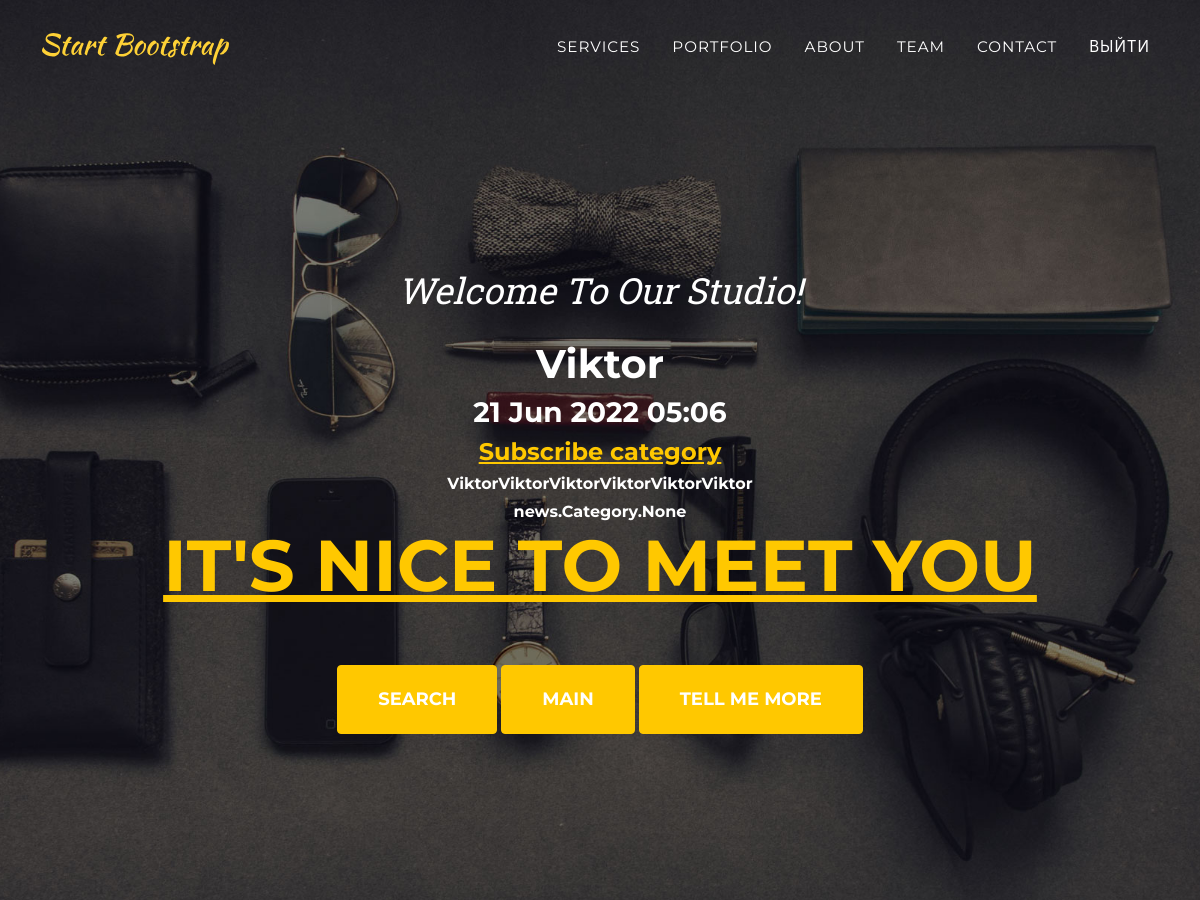
The app's page /news/19 (upper part), older data.
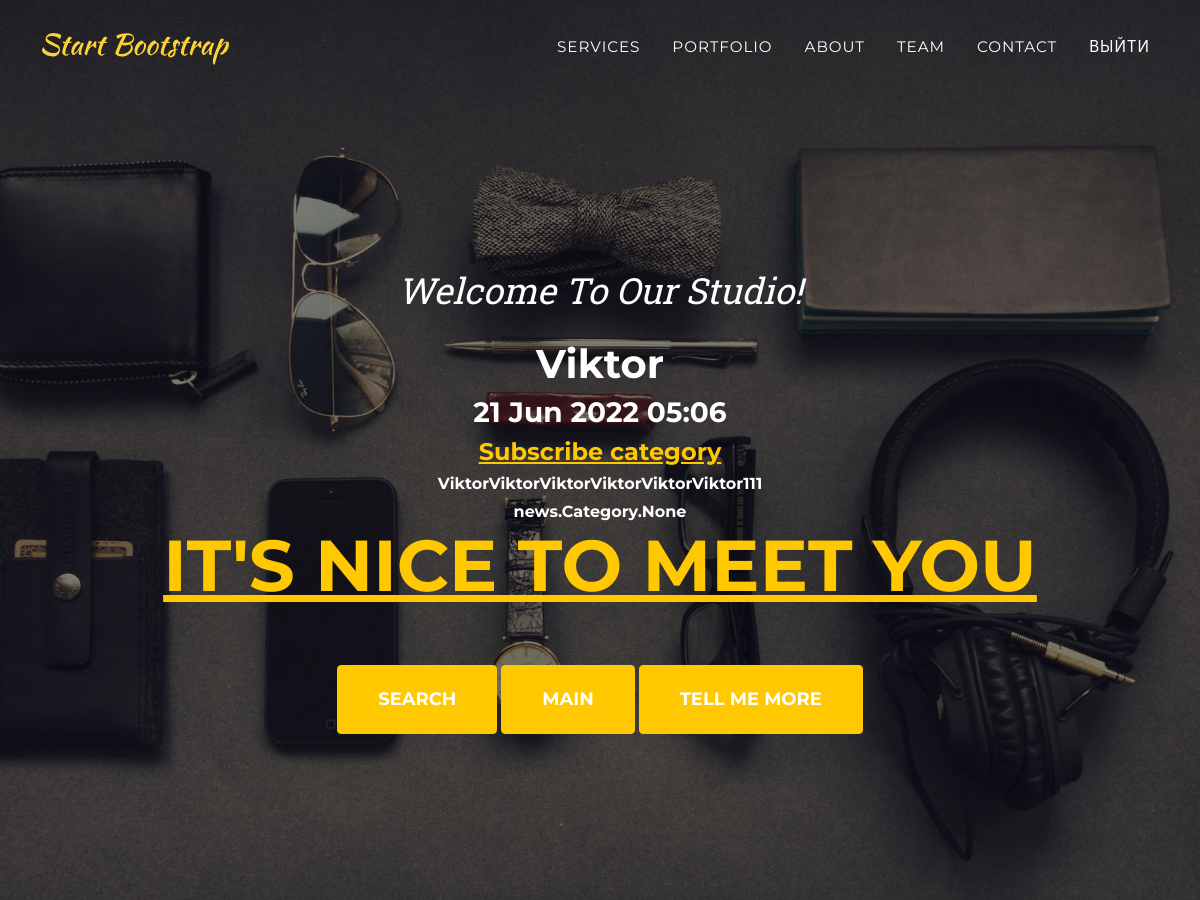
The same page, newer data.
### news/models.py (models this page shows, shortened)
class Post(models.Model):
    author = models.ForeignKey(Author, on_delete=models.CASCADE)
    NEWS = 'NW'
    ARTICLE = 'AR'
    CATEGORY_CHOICES = (
        (NEWS, 'News'),
        (ARTICLE, 'Article'),
    )
    created_at = models.DateTimeField(auto_now_add=True)
    postCategory = models.ManyToManyField(Category, through='PostCategory')
    category =  models.CharField(max_length=2, choices=CATEGORY_CHOICES, default=NEWS, verbose_name='TypeNews')
    title = models.CharField(max_length=100)
    content = models.TextField(default='content')
    postRate = models.FloatField(default=0.0)

### news/views.py (the view)
# urls.py: path('<int:pk>', PostDetail.as_view(), name='post'),  # pk — это первичный ключ товара, который будет выводиться у нас в шаблон
class PostDetail(DetailView): # адресс в котором будет лежать информация о конкретном товаре
    model = Post
    template_name ='news.html'
    context_object_name = 'news'

### news/templatetags/custom_filters.py (called while the page is built)
@register.filter(name='Censor')
def Censor(value, arg):
    for word in value.split():
        if word in STOP_LIST:
           value = value.replace(word, arg)
    return value

### templates/news.html (shortened to what this page needs)
{% extends 'flatpages/default.html' %}
{% load custom_filters %}
{% block content %}
<h1>{{ news.title | Censor:'*censored*'}}</h1>
<h3>{{ news.created_at | date:'d M Y h:m' }}</h3>
<h4><a href="/">Subscribe {{ form }} category</a></h4>
<h6>{{ news.content | Censor:'*censored*'}}</h6>
<h6>{{ news.postCategory }}</h6>
{% endblock content %}

Row changes from the older to the newer data that the page shows:
changed Post "Viktor": content|Censor "ViktorViktorViktorViktorViktorViktor" → "ViktorViktorViktorViktorViktorViktor111"
